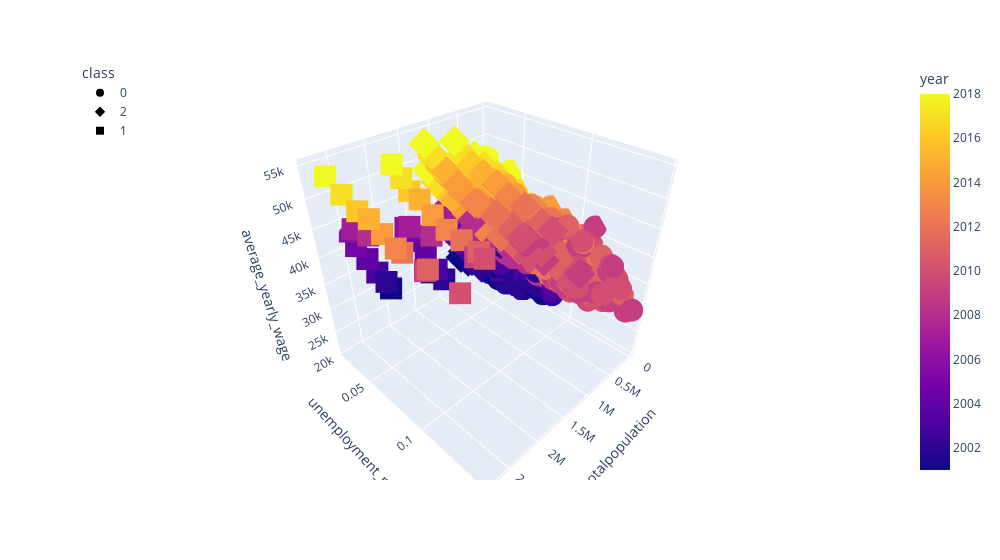

Source (notebook cell):
### Markdown cell above
#### 3D Plotting w/Columns

### Code cell
# Plot the 3D-scatter with SPECIFIC columns.
fig = px.scatter_3d(
    MK_df,
    x="totalpopulation",
    y="unemployment_rate",
    z="average_yearly_wage",
    color="year",
    symbol="class",
    width=1000,
    hover_data=["year"],
)
fig.update_layout(legend=dict(x=0, y=1))
fig.show()
